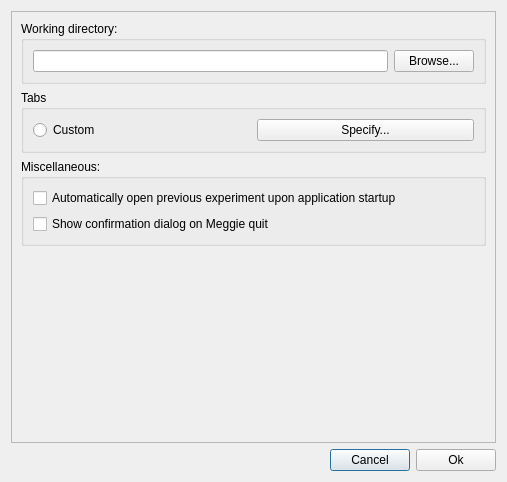
<?xml version="1.0" encoding="UTF-8"?>
<ui version="4.0">
 <class>DialogPreferences</class>
 <widget class="QDialog" name="DialogPreferences">
  <property name="geometry">
   <rect>
    <x>0</x>
    <y>0</y>
    <width>507</width>
    <height>482</height>
   </rect>
  </property>
  <property name="windowTitle">
   <string>Meggie - Preferences</string>
  </property>
  <layout class="QGridLayout" name="gridLayout_3">
   <item row="5" column="0">
    <layout class="QHBoxLayout" name="horizontalLayout_2">
     <item>
      <spacer name="horizontalSpacer">
       <property name="orientation">
        <enum>Qt::Horizontal</enum>
       </property>
       <property name="sizeHint" stdset="0">
        <size>
         <width>40</width>
         <height>20</height>
        </size>
       </property>
      </spacer>
     </item>
     <item>
      <widget class="QPushButton" name="pushButtonCancel">
       <property name="text">
        <string>Cancel</string>
       </property>
      </widget>
     </item>
     <item>
      <widget class="QPushButton" name="pushButtonAccept">
       <property name="text">
        <string>Ok</string>
       </property>
      </widget>
     </item>
    </layout>
   </item>
   <item row="0" column="0">
    <widget class="QScrollArea" name="scrollArea">
     <property name="widgetResizable">
      <bool>true</bool>
     </property>
     <widget class="QWidget" name="scrollAreaWidgetContents">
      <property name="geometry">
       <rect>
        <x>0</x>
        <y>0</y>
        <width>487</width>
        <height>431</height>
       </rect>
      </property>
      <layout class="QGridLayout" name="gridLayout_5">
       <item row="0" column="0">
        <widget class="QGroupBox" name="groupBoxWorkingDirectory">
         <property name="title">
          <string>Working directory:</string>
         </property>
         <layout class="QGridLayout" name="gridLayout_2">
          <item row="0" column="0">
           <widget class="QLineEdit" name="LineEditFilePath"/>
          </item>
          <item row="0" column="1">
           <widget class="QPushButton" name="ButtonBrowseWorkingDir">
            <property name="text">
             <string>Browse...</string>
            </property>
           </widget>
          </item>
         </layout>
        </widget>
       </item>
       <item row="2" column="0">
        <widget class="QGroupBox" name="groupBoxTabs">
         <property name="title">
          <string>Tabs</string>
         </property>
         <layout class="QGridLayout" name="gridLayoutTabs">
          <item row="0" column="0">
           <layout class="QHBoxLayout" name="horizontalLayoutCustom">
            <item>
             <widget class="QRadioButton" name="radioButtonCustom">
              <property name="text">
               <string>Custom</string>
              </property>
             </widget>
            </item>
            <item>
             <widget class="QPushButton" name="pushButtonCustom">
              <property name="text">
               <string>Specify...</string>
              </property>
             </widget>
            </item>
           </layout>
          </item>
         </layout>
        </widget>
       </item>
       <item row="4" column="0">
        <spacer name="verticalSpacer">
         <property name="orientation">
          <enum>Qt::Vertical</enum>
         </property>
         <property name="sizeHint" stdset="0">
          <size>
           <width>20</width>
           <height>40</height>
          </size>
         </property>
        </spacer>
       </item>
       <item row="3" column="0">
        <widget class="QGroupBox" name="groupBoxMisc">
         <property name="title">
          <string>Miscellaneous:</string>
         </property>
         <layout class="QGridLayout" name="gridLayout_4">
          <item row="1" column="0">
           <widget class="QCheckBox" name="checkBoxConfirmQuit">
            <property name="text">
             <string>Show confirmation dialog on Meggie quit</string>
            </property>
           </widget>
          </item>
          <item row="0" column="0">
           <widget class="QCheckBox" name="checkBoxAutomaticOpenPreviousExperiment">
            <property name="text">
             <string>Automatically open previous experiment upon application startup</string>
            </property>
           </widget>
          </item>
         </layout>
        </widget>
       </item>
      </layout>
     </widget>
    </widget>
   </item>
  </layout>
 </widget>
 <resources/>
 <connections>
  <connection>
   <sender>pushButtonCancel</sender>
   <signal>clicked()</signal>
   <receiver>DialogPreferences</receiver>
   <slot>reject()</slot>
   <hints>
    <hint type="sourcelabel">
     <x>370</x>
     <y>455</y>
    </hint>
    <hint type="destinationlabel">
     <x>274</x>
     <y>463</y>
    </hint>
   </hints>
  </connection>
  <connection>
   <sender>pushButtonAccept</sender>
   <signal>clicked()</signal>
   <receiver>DialogPreferences</receiver>
   <slot>accept()</slot>
   <hints>
    <hint type="sourcelabel">
     <x>437</x>
     <y>455</y>
    </hint>
    <hint type="destinationlabel">
     <x>185</x>
     <y>464</y>
    </hint>
   </hints>
  </connection>
 </connections>
</ui>
